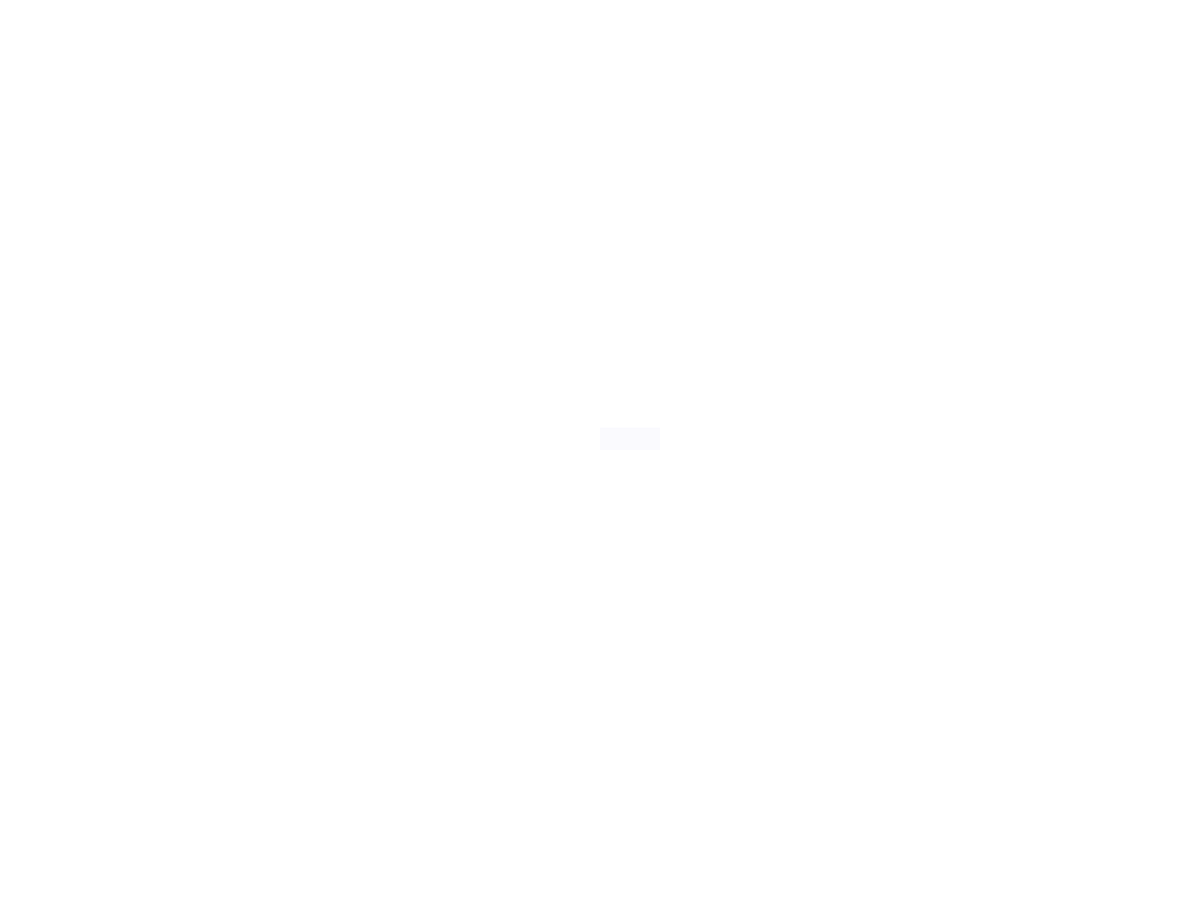
Frame 1 (no input)
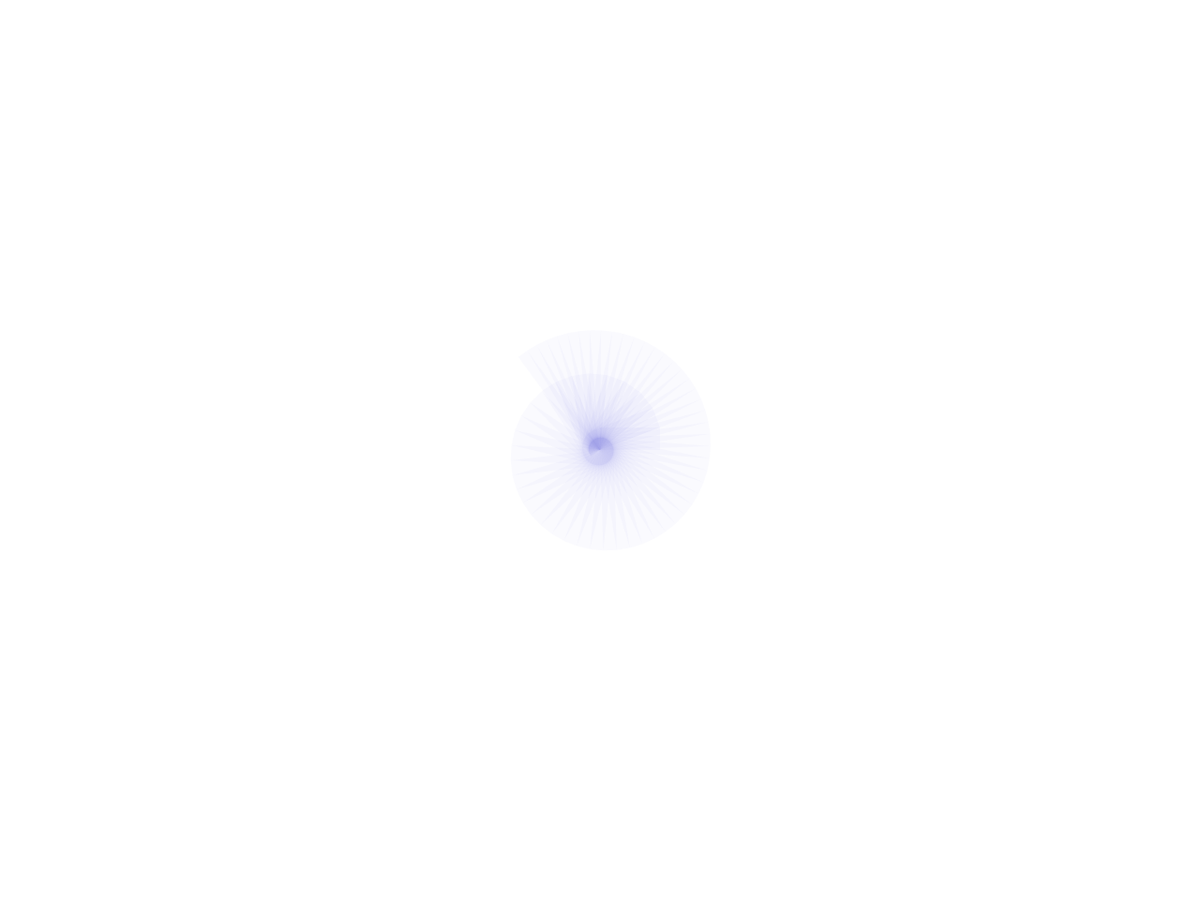
Frame 60 (the mouse pressed at the canvas centre just before this capture)
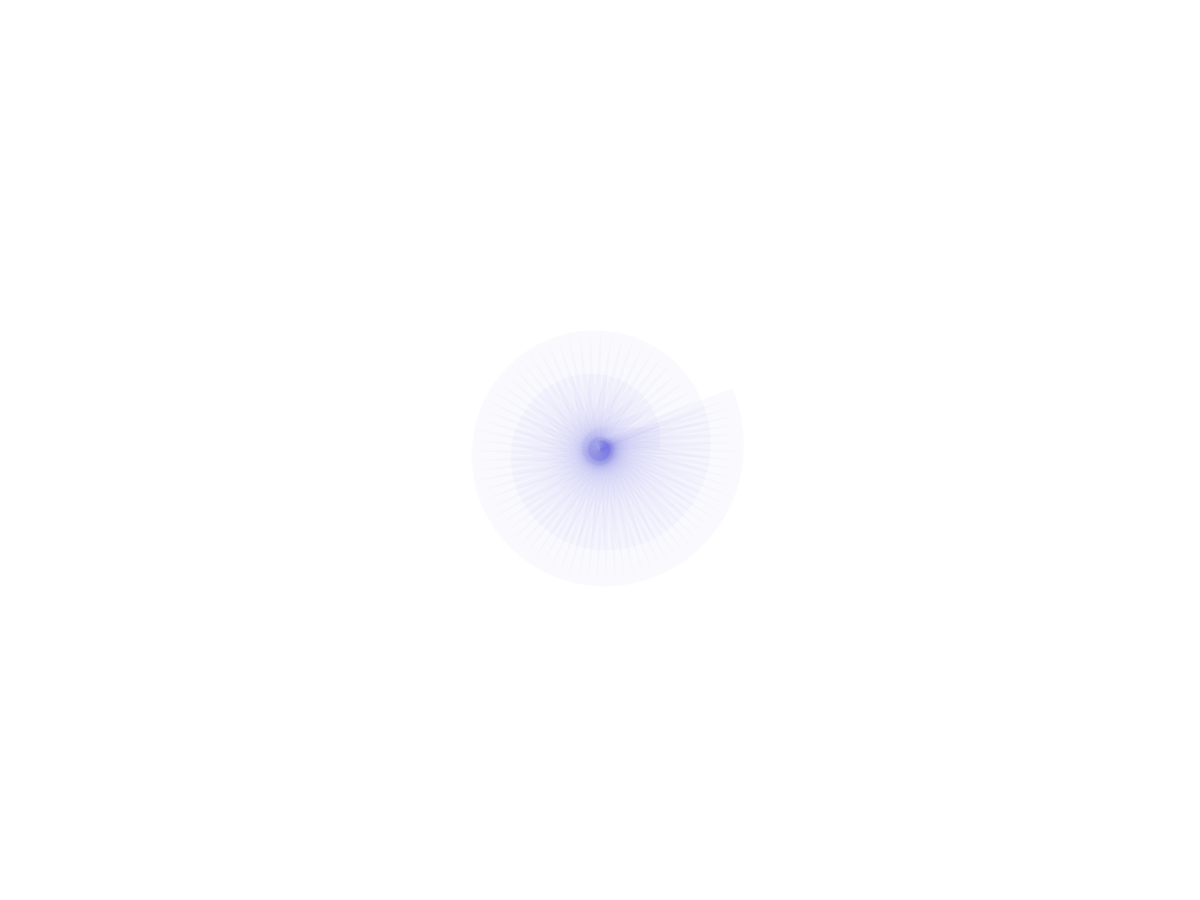
Frame 120 (the mouse held since frame 60 and released just before this capture)

The Processing sketch that drew these frames (run headless with seeded random() and noise(); from frame 60 on, the mouse is pressed at the canvas centre):

// Processing sketch: jamiesFractal
// ── jamiesFractal.pde
float a0 = 1, b0 = 0.5, sizeScale = 0.05, a = 0, b = 0, totalRotation = 0;
float  bPrevious;

void setup() {
  size(1280, 960);
  background(255);
  a = a0 * sizeScale * width;
  b = b0 * sizeScale * height;
  bPrevious = b;
}

void draw() {
  drawRectsFilled();
}

void drawRects() {
  translate(width/2, height/2);
  scale(1, -1);
  rotate(totalRotation);
  rect(0, 0, a, b);
  totalRotation += atan(b/a);
  bPrevious = b;
  float newA = dist(0, 0, a, b);
  b = a * b / newA;
  a = newA;
}

void drawRectsNoFill() {
  noFill();
  stroke(0, 100);
  drawRects();
}

void drawRectsFilled() {
  fill(0,0,200, 5);
 noStroke();
  drawRects();
}

void drawCornersConnected() {  //if (keyPressed) {
  translate(width/2, height/2);
  scale(1, -1);
  noFill();
  stroke(0, 100);
  rotate(totalRotation);
  line(a, 0, a, b);
  float newA = dist(0, 0, a, b);
  float s = b * b / newA;
  line(0, b, s, b);
  totalRotation += atan(b/a);
  bPrevious = b;
  b = a * b / newA;
  a = newA;
}
